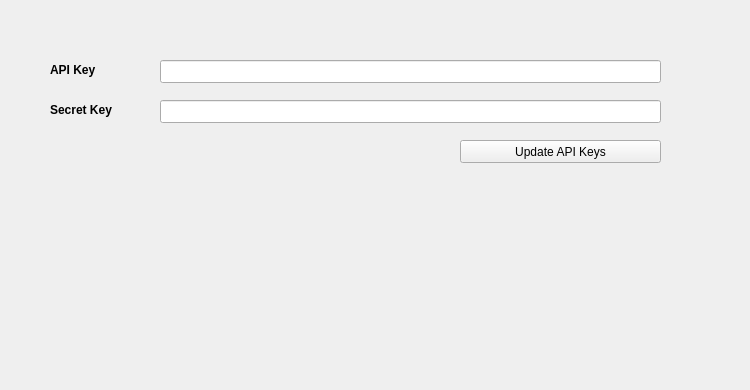
   <widget class="QWidget" name="ApiSettings">
    <attribute name="title">
     <string>Settings</string>
    </attribute>
    <widget class="QLabel" name="bittrex">
     <property name="geometry">
      <rect>
       <x>460</x>
       <y>300</y>
       <width>281</width>
       <height>81</height>
      </rect>
     </property>
     <property name="styleSheet">
      <string notr="true">opacity:0.4</string>
     </property>
     <property name="text">
      <string/>
     </property>
     <property name="pixmap">
      <pixmap>:/images/bittrex</pixmap>
     </property>
    </widget>
    <widget class="QPushButton" name="UpdateKeys">
     <property name="geometry">
      <rect>
       <x>460</x>
       <y>140</y>
       <width>201</width>
       <height>23</height>
      </rect>
     </property>
     <property name="text">
      <string>Update API Keys</string>
     </property>
     <property name="icon">
      <iconset resource="../chtc.qrc">
       <normaloff>:/icons/bitcoin</normaloff>:/icons/bitcoin</iconset>
     </property>
    </widget>
    <widget class="QLabel" name="label_2">
     <property name="geometry">
      <rect>
       <x>50</x>
       <y>60</y>
       <width>81</width>
       <height>20</height>
      </rect>
     </property>
     <property name="font">
      <font>
       <weight>75</weight>
       <bold>true</bold>
      </font>
     </property>
     <property name="text">
      <string>API Key</string>
     </property>
    </widget>
    <widget class="QLineEdit" name="SecretKeyInput">
     <property name="geometry">
      <rect>
       <x>160</x>
       <y>100</y>
       <width>501</width>
       <height>23</height>
      </rect>
     </property>
    </widget>
    <widget class="QLineEdit" name="ApiKeyInput">
     <property name="geometry">
      <rect>
       <x>160</x>
       <y>60</y>
       <width>501</width>
       <height>23</height>
      </rect>
     </property>
     <property name="text">
      <string/>
     </property>
    </widget>
    <widget class="QLabel" name="label">
     <property name="geometry">
      <rect>
       <x>50</x>
       <y>100</y>
       <width>91</width>
       <height>20</height>
      </rect>
     </property>
     <property name="font">
      <font>
       <weight>75</weight>
       <bold>true</bold>
      </font>
     </property>
     <property name="text">
      <string>Secret Key</string>
     </property>
    </widget>
   </widget>
